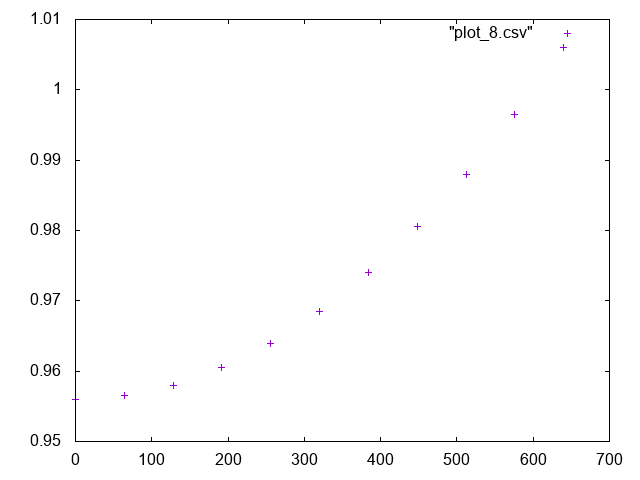

Write the gnuplot code that produced this figure.

      set terminal png
      set output "plot_8.png"
      plot "plot_8.csv"
    
